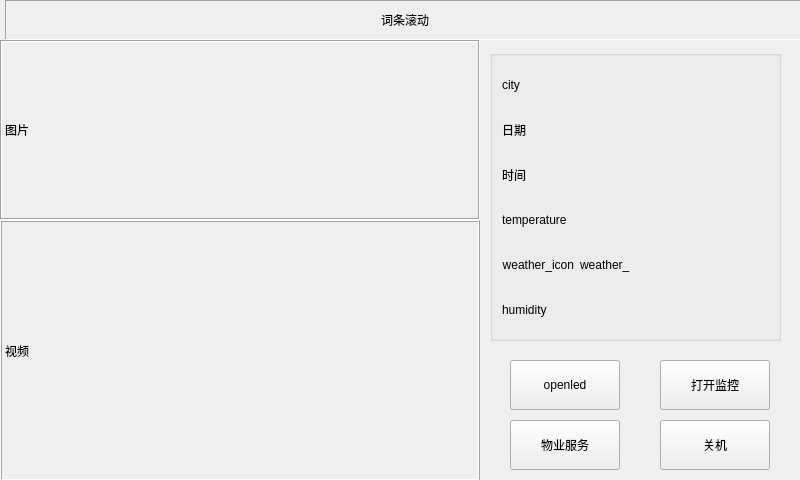
<?xml version="1.0" encoding="UTF-8"?>
<ui version="4.0">
 <class>MainFrist</class>
 <widget class="QWidget" name="MainFrist">
  <property name="geometry">
   <rect>
    <x>0</x>
    <y>0</y>
    <width>800</width>
    <height>480</height>
   </rect>
  </property>
  <property name="windowTitle">
   <string>Form</string>
  </property>
  <property name="styleSheet">
   <string notr="true"/>
  </property>
  <widget class="QLabel" name="label_gun_advert">
   <property name="geometry">
    <rect>
     <x>5</x>
     <y>0</y>
     <width>800</width>
     <height>40</height>
    </rect>
   </property>
   <property name="frameShape">
    <enum>QFrame::Panel</enum>
   </property>
   <property name="frameShadow">
    <enum>QFrame::Sunken</enum>
   </property>
   <property name="lineWidth">
    <number>1</number>
   </property>
   <property name="text">
    <string>词条滚动</string>
   </property>
   <property name="alignment">
    <set>Qt::AlignCenter</set>
   </property>
  </widget>
  <widget class="QGroupBox" name="groupBox">
   <property name="geometry">
    <rect>
     <x>490</x>
     <y>50</y>
     <width>291</width>
     <height>291</height>
    </rect>
   </property>
   <property name="styleSheet">
    <string notr="true"/>
   </property>
   <property name="title">
    <string/>
   </property>
   <layout class="QVBoxLayout" name="verticalLayout">
    <item>
     <widget class="QLabel" name="label_city">
      <property name="styleSheet">
       <string notr="true"/>
      </property>
      <property name="text">
       <string>city</string>
      </property>
     </widget>
    </item>
    <item>
     <widget class="QLabel" name="label_date">
      <property name="text">
       <string>日期</string>
      </property>
     </widget>
    </item>
    <item>
     <widget class="QLabel" name="label_time">
      <property name="text">
       <string>时间</string>
      </property>
     </widget>
    </item>
    <item>
     <widget class="QLabel" name="label_temperature">
      <property name="text">
       <string>temperature</string>
      </property>
     </widget>
    </item>
    <item>
     <layout class="QHBoxLayout" name="horizontalLayout">
      <item>
       <widget class="QLabel" name="label_weather_icon">
        <property name="sizePolicy">
         <sizepolicy hsizetype="Fixed" vsizetype="Preferred">
          <horstretch>0</horstretch>
          <verstretch>0</verstretch>
         </sizepolicy>
        </property>
        <property name="text">
         <string>weather_icon</string>
        </property>
        <property name="alignment">
         <set>Qt::AlignRight|Qt::AlignTrailing|Qt::AlignVCenter</set>
        </property>
       </widget>
      </item>
      <item>
       <widget class="QLabel" name="label_weather">
        <property name="text">
         <string>weather_</string>
        </property>
       </widget>
      </item>
     </layout>
    </item>
    <item>
     <widget class="QLabel" name="label_hemidity">
      <property name="text">
       <string>humidity</string>
      </property>
     </widget>
    </item>
   </layout>
  </widget>
  <widget class="QPushButton" name="lighting_btn">
   <property name="geometry">
    <rect>
     <x>510</x>
     <y>360</y>
     <width>110</width>
     <height>50</height>
    </rect>
   </property>
   <property name="text">
    <string>openled</string>
   </property>
  </widget>
  <widget class="QPushButton" name="openCar_btn">
   <property name="geometry">
    <rect>
     <x>660</x>
     <y>360</y>
     <width>110</width>
     <height>50</height>
    </rect>
   </property>
   <property name="text">
    <string>打开监控</string>
   </property>
  </widget>
  <widget class="QPushButton" name="property_btn">
   <property name="geometry">
    <rect>
     <x>510</x>
     <y>420</y>
     <width>110</width>
     <height>50</height>
    </rect>
   </property>
   <property name="text">
    <string>物业服务</string>
   </property>
  </widget>
  <widget class="QLabel" name="label_pic">
   <property name="geometry">
    <rect>
     <x>0</x>
     <y>40</y>
     <width>480</width>
     <height>180</height>
    </rect>
   </property>
   <property name="frameShape">
    <enum>QFrame::Box</enum>
   </property>
   <property name="frameShadow">
    <enum>QFrame::Sunken</enum>
   </property>
   <property name="text">
    <string>图片</string>
   </property>
  </widget>
  <widget class="QLabel" name="label_mp4">
   <property name="geometry">
    <rect>
     <x>0</x>
     <y>220</y>
     <width>480</width>
     <height>261</height>
    </rect>
   </property>
   <property name="frameShape">
    <enum>QFrame::Box</enum>
   </property>
   <property name="frameShadow">
    <enum>QFrame::Raised</enum>
   </property>
   <property name="lineWidth">
    <number>1</number>
   </property>
   <property name="text">
    <string>视频</string>
   </property>
  </widget>
  <widget class="QPushButton" name="close_btn">
   <property name="geometry">
    <rect>
     <x>660</x>
     <y>420</y>
     <width>110</width>
     <height>50</height>
    </rect>
   </property>
   <property name="text">
    <string>关机</string>
   </property>
  </widget>
 </widget>
 <resources/>
 <connections/>
</ui>
